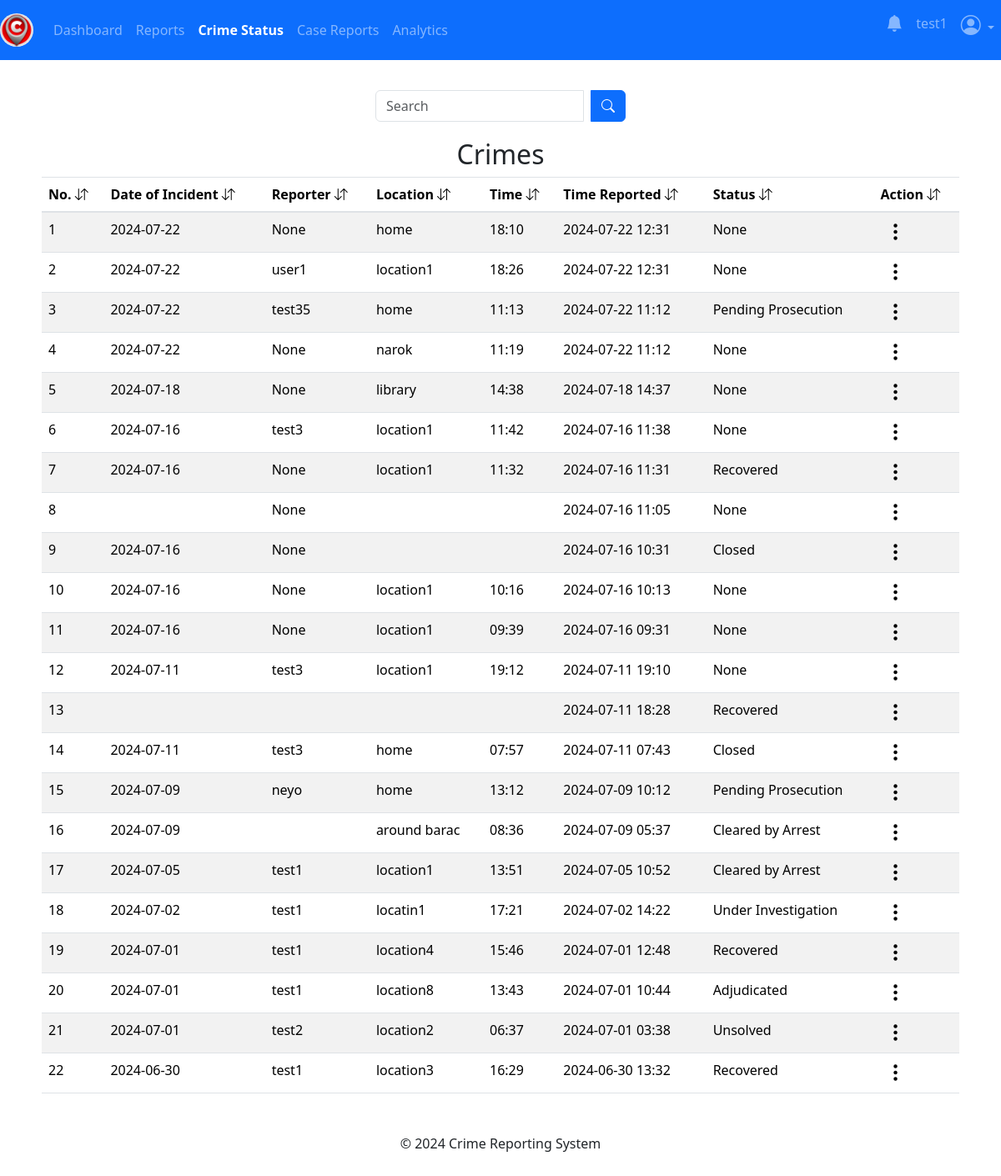
Page /admin/crime_status (signed in) on the committed database.
### app/posts/models.py (models this page shows, shortened)
class Crime(db.Model, UserMixin):
    crime_id = db.Column(db.Integer, primary_key=True)
    date_of_incident = db.Column(db.String(10), nullable=False)
    issued_by = db.Column(db.String(20), nullable=True)
    time_of_incident = db.Column(db.String(10), nullable=False)
    phonenumber = db.Column(db.String(10), nullable=True)
    incident_location = db.Column(db.Text, nullable=False)
    incident_nature = db.Column(db.Text, nullable=False)
    incident_details = db.Column(db.Text, nullable=False)
    suspect_details = db.Column(db.Text, nullable=True)
    arrest_history = db.Column(db.Text, nullable=True)
    suspect_name = db.Column(db.String(10), nullable=True)
    comments = db.Column(db.Text, nullable=True)
    crime_status = db.Column(db.String(10), nullable=True)
    latitude = db.Column(db.Float)
    longitude = db.Column(db.Float)
    crime_file_upload = db.Column(db.Text, nullable=True)
    crime_file_name = db.Column(db.Text, nullable=True)
    crime_mimetype = db.Column(db.Text, nullable=True)
    date_crime_received = db.Column(db.DateTime(timezone=True), default=current_time())
    reporter_id = db.Column(db.Integer, db.ForeignKey('user.id'))

### app/admins/routes.py (the view)
@admins.route('/admin/crime_status')
@admin_required
def crimeStatus():
    search_crime = request.args.get('search_crime', '')
    try:
        if search_crime:
            crimes_status = Crime.query.filter(
                Crime.incident_location.ilike(f'%{search_crime}%') |
                Crime.issued_by.ilike(f'%{search_crime}%') |
                Crime.date_of_incident.ilike(f'%{search_crime}%') |
                Crime.time_of_incident.ilike(f'%{search_crime}%') |
                Crime.date_crime_received.ilike(f'%{search_crime}%') |
                Crime.crime_status.ilike(f'%{search_crime}%')
            ).order_by(desc(Crime.date_crime_received)).all()
        else:
            crimes_status = Crime.query.order_by(desc(Crime.date_crime_received)).all()
    except Exception as e:
        current_app.logger.error(f"Database error: {str(e)}")
        flash("An error occurred while fetching crime status reports.", "danger")
        return redirect(url_for('admins.crimeStatus'))
    if not crimes_status:
        flash("No crime status reports found.", "info")
    return render_template('admin/crime_status.html', title='Crime Status', crimes_status=crimes_status)

### app/__init__.py (called while the page is built)
@login_manager.user_loader
def load_user(user_id):
    return models.User.query.get(user_id)

### app/admins/routes.py (called while the page is built)
def admin_required(f):
    @wraps(f)
    def decorated_function(*args, **kwargs):
        if not session.get('admin_id'):
            flash('You need to be logged in as an admin to access the page.', 'danger')
            return redirect(url_for('admins.adminIndex'))
        return f(*args, **kwargs)
    return decorated_function

### app/templates/admin/crime_status.html (shortened to what this page needs)
{% extends 'admin/layout.html' %}
{% block content %}
<div class="container">
    <br>
    <form method="GET" action="{{ url_for('admins.crimeStatus') }}" class="search-form">
        <div class="input-group search-input">
            <input type="text" name="search_crime" class="form-control" placeholder="Search">
            <div class="input-group-append ms-2">
                <button type="submit" class="btn btn-primary">
                    <i class="bi bi-search"></i>
                </button>
            </div>
        </div>
    </form>
{% if crimes_status %}
<table class="table table-striped table-hover">
    <h2 style="text-align: center;">Crimes</h2>
    <thead>
        <tr>
            <th scope="col">No. <i class="bi bi-arrow-down-up"></i></th>
            <th scope="col">Date of Incident <i class="bi bi-arrow-down-up"></i></th>
            <th scope="col">Reporter <i class="bi bi-arrow-down-up"></i></th>
            <th scope="col">Location <i class="bi bi-arrow-down-up"></i></th>
            <th scope="col">Time <i class="bi bi-arrow-down-up"></i></th>
            <th scope="col">Time Reported <i class="bi bi-arrow-down-up"></i></th>
            <th scope="col">Status <i class="bi bi-arrow-down-up"></i></th>
            <th scope="col">Action <i class="bi bi-arrow-down-up"></i></th>
        </tr>
    </thead>
    <tbody>
        {% for crime in crimes_status %}
            <tr>
                <td>{{ loop.index }}</td>
                <td>{{ crime.date_of_incident }}</td>
                <td>{{ crime.issued_by }}</td>
                <td>{{ crime.incident_location }}</td>
                <td>{{ crime.time_of_incident }}</td>
                <td>{{ crime.date_crime_received.strftime('%Y-%m-%d %H:%M') }}</td>
                <td>{{ crime.crime_status }}</td>
                <td>
                    <div class="dropdown">
                        <button class="three-dots-btn" type="button" id="dropdownMenuButton{{ crime.crime_id }}" data-bs-toggle="dropdown" aria-expanded="false">
                            <i class="bi bi-three-dots-vertical h4"></i>
                        </button>
                    </div>
                  </td>
            </tr>
        {% endfor %}
    </tbody>
  </table>
{% endif %}
{% endblock content %}

### app/templates/admin/layout.html (style rules this page uses)
body { height: 100%; width: 100%; padding-top: 40px; }

### app/templates/admin/crime_status.html (style rules this page uses)
.container { padding: 20px; }
.three-dots-btn { background: none; border: none; cursor: pointer; }
.search-form { display: flex; justify-content: center; margin-bottom: 20px; }
.search-input { width: 300px; }

### rows in the picture
Crime: date_of_incident "2024-07-22", issued_by "None", incident_location "home", time_of_incident "18:10", date_crime_received "2024-07-22 12:31", crime_status "None"
Crime: date_of_incident "2024-07-22", issued_by "user1", incident_location "location1", time_of_incident "18:26", date_crime_received "2024-07-22 12:31", crime_status "None"
Crime: date_of_incident "2024-07-22", issued_by "test35", incident_location "home", time_of_incident "11:13", date_crime_received "2024-07-22 11:12", crime_status "Pending Prosecution"
Crime: date_of_incident "2024-07-22", issued_by "None", incident_location "narok", time_of_incident "11:19", date_crime_received "2024-07-22 11:12", crime_status "None"
Crime: date_of_incident "2024-07-18", issued_by "None", incident_location "library", time_of_incident "14:38", date_crime_received "2024-07-18 14:37", crime_status "None"
Crime: date_of_incident "2024-07-16", issued_by "test3", incident_location "location1", time_of_incident "11:42", date_crime_received "2024-07-16 11:38", crime_status "None"
Crime: date_of_incident "2024-07-16", issued_by "None", incident_location "location1", time_of_incident "11:32", date_crime_received "2024-07-16 11:31", crime_status "Recovered"
Crime: issued_by "None", date_crime_received "2024-07-16 11:05", crime_status "None"
Crime: date_of_incident "2024-07-16", issued_by "None", date_crime_received "2024-07-16 10:31", crime_status "Closed"
Crime: date_of_incident "2024-07-16", issued_by "None", incident_location "location1", time_of_incident "10:16", date_crime_received "2024-07-16 10:13", crime_status "None"
Crime: date_of_incident "2024-07-16", issued_by "None", incident_location "location1", time_of_incident "09:39", date_crime_received "2024-07-16 09:31", crime_status "None"
Crime: date_of_incident "2024-07-11", issued_by "test3", incident_location "location1", time_of_incident "19:12", date_crime_received "2024-07-11 19:10", crime_status "None"
Crime: date_crime_received "2024-07-11 18:28", crime_status "Recovered"
Crime: date_of_incident "2024-07-11", issued_by "test3", incident_location "home", time_of_incident "07:57", date_crime_received "2024-07-11 07:43", crime_status "Closed"
Crime: date_of_incident "2024-07-09", issued_by "neyo", incident_location "home", time_of_incident "13:12", date_crime_received "2024-07-09 10:12", crime_status "Pending Prosecution"
Crime: date_of_incident "2024-07-09", incident_location "around barac", time_of_incident "08:36", date_crime_received "2024-07-09 05:37", crime_status "Cleared by Arrest"
Crime: date_of_incident "2024-07-05", issued_by "test1", incident_location "location1", time_of_incident "13:51", date_crime_received "2024-07-05 10:52", crime_status "Cleared by Arrest"
Crime: date_of_incident "2024-07-02", issued_by "test1", incident_location "locatin1", time_of_incident "17:21", date_crime_received "2024-07-02 14:22", crime_status "Under Investigation"
Crime: date_of_incident "2024-07-01", issued_by "test1", incident_location "location4", time_of_incident "15:46", date_crime_received "2024-07-01 12:48", crime_status "Recovered"
Crime: date_of_incident "2024-07-01", issued_by "test1", incident_location "location8", time_of_incident "13:43", date_crime_received "2024-07-01 10:44", crime_status "Adjudicated"
Crime: date_of_incident "2024-07-01", issued_by "test2", incident_location "location2", time_of_incident "06:37", date_crime_received "2024-07-01 03:38", crime_status "Unsolved"
Crime: date_of_incident "2024-06-30", issued_by "test1", incident_location "location3", time_of_incident "16:29", date_crime_received "2024-06-30 13:32", crime_status "Recovered"

### other values in the picture
{{ session.get('admin_name') }} "test1"
